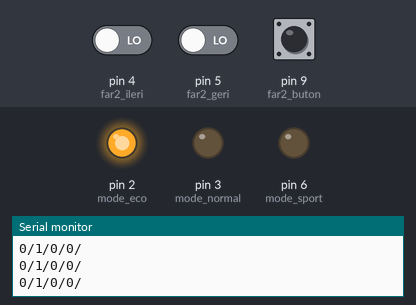
Simulated run of this sketch. Board: Arduino Uno, built with avr-gcc and run on an emulated ATmega328P. On the bench: output pins drawn as LEDs (lit = HIGH), the last lines printed to the serial monitor. Dashed ring = blinking. Inputs (shaded band) come from the test bench; at power-on: pin 4 (far2_ileri) LOW, pin 5 (far2_geri) LOW, pin 9 (far2_buton) LOW. Pins used as bus, display or sensor lines are not drawn.

Above: at 1.2 s.
1.3 s: pin 4 (far2_ileri) driven HIGH
At 2.01 s:
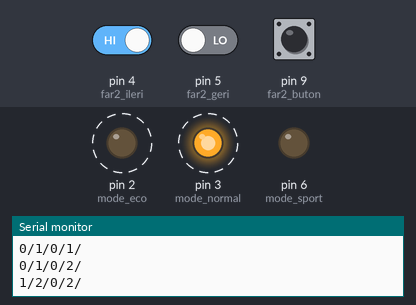
At 3.22 s:
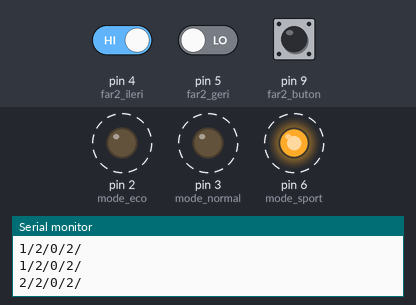
Timing chart, 0 to 10.3 s (numbered marks = the images above; inputs shaded):
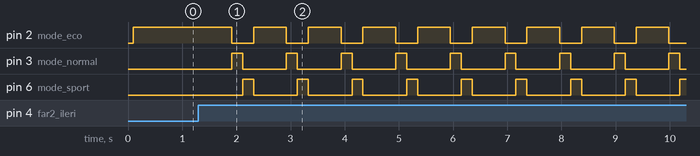

Measured:
- after the input at 1.3 s, pin 2 (mode_eco): alternates HIGH for 0.61 s and LOW for 0.40 s, starting after 0.62 s; pin 3 (mode_normal): alternates HIGH for 0.20 s and LOW for 0.81 s, starting after 0.62 s; pin 6 (mode_sport): alternates HIGH for 0.20 s and LOW for 0.81 s, starting after 0.82 s

The sketch:

GoToGo_5.0.ino
```cpp
// Rahman Ve Rahim Olan Allah'ın Adıyla
// GoToGo 5.0(BETA)

#include <Wire.h>
#include <Adafruit_PN532.h>


uint8_t referenceUID[] = { 0x3A, 0x83, 0x5B, 0x06 };   // Yetkili kart (4 byte)

//-------------------------------------------// Pin Tanımlamaları
#define SDA_PIN A4   // NFC kart SDA pin
#define SCL_PIN A5   // NFC kart SCL pin
#define hata_led 0  // hata ledi
#define mode_ileri 0// Mod Tuşu ileri
#define mode_geri 0// Mod Tuşu Geri
#define mode_normal 3
#define mode_eco 2
#define mode_sport 6
#define motor_kontak 7
#define ekran_kontak 8
#define buzzer 0
#define far_kisa 0
#define far_uzun 0
#define far_sis 0
#define far_ileri 0
#define far_geri 0
#define far_buton 0
#define far2_ileri 4 //Far2 2. far ayarı tekerleği dir
#define far2_geri 5
#define far2_buton 9


//-------------------------------------------// Tanımlamalar
Adafruit_PN532 nfc(SDA_PIN, SCL_PIN);

//-------------------------------------------// Değişken Tanımlamaları
//DİĞER DEĞİŞKENLER
int a1 = 0;             // Bekleme modu Değişkeni
unsigned long beklemeBaslangicZamani = 0;  //NFC Milis Değişkenleri
const unsigned long beklemeSuresi = 12000; // 13 saniye
static unsigned long sonOkumaZamani3 = 0; // NCD Bekleme Değişkenleri
const unsigned long DEBOUNCE_SURE3 = 5000; // Beklemeye Geçiş gecikme ms
static unsigned long sonOkumaZamani = 0; // Mod Milis Değişkenleri
const unsigned long DEBOUNCE_SURE = 200; // mode geçiş gecikme ms
static unsigned long sonOkumaZamani1 = 0; // far Milis Değişkenleri
const unsigned long DEBOUNCE_SURE1 = 400; // far geçiş gecikme ms
static unsigned long sonOkumaZamani2 = 0; // far2 Milis Değişkenleri
const unsigned long DEBOUNCE_SURE2 = 500; // far2 geçiş gecikme ms
//DATA DEĞİŞKENLERİ
int durum = 0; // 0 KAPALI 1 AÇIK 3 YETKİSİZ KART
int mode = 0; // 0 eco 1 Normal 2 Sport
int far = 1; //0 Kapalı 1 Aouto 2 Kısa
int far2 = 0;


// compareUID fonksiyonu
bool compareUID(uint8_t* uid1, uint8_t uid1Length, uint8_t* uid2, uint8_t uid2Length) {
  if (uid1Length != uid2Length) return false;
  for (uint8_t i = 0; i < uid1Length; i++) {
    if (uid1[i] != uid2[i]) return false;
  }
  return true;
}

void setup() {
  Serial.begin(115200);   // Seri Haberleşme Başlatılıyor
  pinMode(hata_led, OUTPUT);

  //pin Mode Tanımlamaları
    pinMode(mode_ileri, INPUT);
    pinMode(mode_geri, INPUT);
    pinMode(mode_normal, OUTPUT);
    pinMode(mode_eco, OUTPUT);
    pinMode(mode_sport, OUTPUT);
    pinMode(far_ileri, INPUT);
    pinMode(far_geri, INPUT);
    pinMode(far_buton, INPUT);
    pinMode(far_uzun, OUTPUT);
    pinMode(far_kisa, OUTPUT);


  nfc.begin();       // nfc okuma başlatılıyor
  uint32_t versiondata = nfc.getFirmwareVersion();
  if (!versiondata) {                               // Modül kontrolü yapılıyor
    Serial.println("1100");                         // nfc haberleşme hatası olan 1100 hatası veriliyor
    digitalWrite(hata_led, 1);                      // hata ledini açıyor
    while (1);              // Sistem Durduruluyor
  }
  nfc.SAMConfig();            // nfc okuma başlıyor
  Serial.println("Sistem başlatıldı. Kart bekleniyor...");
}

void loop() {
  // NFC Kartın Okunması Ve Tepki Verilmesi
  //--------------------------------------------//
  uint8_t success;
  uint8_t uid[] = { 0, 0, 0, 0, 0, 0, 0 };
  uint8_t uidLength;

  success = nfc.readPassiveTargetID(PN532_MIFARE_ISO14443A, uid, &uidLength, 100); // 100ms timeout eklendi

  if (success) {
    if (compareUID(uid, uidLength, referenceUID, sizeof(referenceUID))) {
      a1 = 1;
      beklemeBaslangicZamani = millis(); // Zamanlayıcıyı sıfırla
      durum = 1; // AÇIK DURUM
    } else {
      durum = 3;
    }
  } else {
    // Kart okunamadığı durum
    if (a1 == 1) {
      if(millis() - sonOkumaZamani3 > DEBOUNCE_SURE3) {
      durum = 2; // BEKLEME DURUMU
     sonOkumaZamani1 = millis();
      }      // 5 saniye bekleme kontrolü
      if (millis() - beklemeBaslangicZamani >= beklemeSuresi) {
        a1 = 0;
        durum = 0; // KAPALI DURUM
      }
    } else {
      if(a1 == 0){
        // Sadece durum değiştiğinde yazdır (spam önlemek için)
        static unsigned long sonYazdirma = 0;
        if (millis() - sonYazdirma >= 2000) { // Her 2 saniyede bir yazdır
          durum = 0; // KAPALI DURUM
          sonYazdirma = millis();
        }
      }
    }
  }

//---------------------------------------------------------------------------// Mod Değişimleri Atama

if(millis() - sonOkumaZamani > DEBOUNCE_SURE) {
  if(digitalRead(mode_ileri) == 1) {
    if(!(mode >= 2)) {mode = mode + 1;} else {mode = 0;}
    sonOkumaZamani = millis();
  } else {
    if(digitalRead(mode_geri) == 1) {
      if(!(mode <= 0)) {mode = mode - 1;} else {mode = 2;}
      sonOkumaZamani = millis();
    }
  }
}
//-------------------------------------------------------------// Mode Değişimleri Pin Tepkimesi
if(mode == 0){
  digitalWrite(mode_eco, 1);
  digitalWrite(mode_normal, 0);
  digitalWrite(mode_sport, 0);
}else if(mode == 1){
  digitalWrite(mode_eco, 0);
  digitalWrite(mode_normal, 1);
  digitalWrite(mode_sport, 0);
}else if(mode == 2){
  digitalWrite(mode_eco, 0);
  digitalWrite(mode_normal, 0);
  digitalWrite(mode_sport, 1);
}
//---------------------------------------------------------------// Drum Pin Tepkimesi
if(durum == 0){
  digitalWrite(ekran_kontak, 0);
  digitalWrite(motor_kontak, 0);
}else if(durum == 1){
  digitalWrite(ekran_kontak, 1);
  digitalWrite(motor_kontak, 1);
}else if(durum == 2){
  digitalWrite(ekran_kontak, 1);
  digitalWrite(motor_kontak, 0);
}
//------------------------------------------------------// Far Değişkeni Atama
if(millis() - sonOkumaZamani1 > DEBOUNCE_SURE1) {
  if(digitalRead(far_ileri) == 1) {
    if(!(far >= 2)) {far = far + 1;} else {far = 1;}
    sonOkumaZamani1 = millis();
  } else {
    if(digitalRead(far_geri) == 1) {
      if(!(far <= 1)) {far = far - 1;} else {far = 2;}
      sonOkumaZamani1 = millis();
    }else{
    if(digitalRead(far_buton) == 1){
      far = 0;
    }
    }
  }
}
//----------------------------------------------------------------------// Far Değişkeni pin Tepkimesi
if(far == 0){
  digitalWrite(far_kisa, 0);
}else if(far == 1){
  //Far Auto Kısmı
}else if(far == 2){
  digitalWrite(far_kisa, 1);
}
//----------------------------------------------------------------------// Far2 Değişkeni atama
if(millis() - sonOkumaZamani2 > DEBOUNCE_SURE2) {
  if(digitalRead(far2_ileri) == 1) {
    if(!(far2 >= 2)) {far2 = far2 + 1;} else {far2 = 1;}
    sonOkumaZamani2 = millis();
  } else {
    if(digitalRead(far2_geri) == 1) {
      if(!(far2 <= 1)) {far2 = far2 - 1;} else {far2 = 2;}
      sonOkumaZamani2 = millis();
    }else{
    if(digitalRead(far2_buton) == 1){
      far2 = 0;
    }
    }
  }
}
//-------------------------------------------------------------------// Far2 Değişken Tepkimesi
if(far2 == 0){
  digitalWrite(far_uzun, 0);
  digitalWrite(far_sis, 0);
}else if(far2 == 1){
  digitalWrite(far_uzun, 1);
  digitalWrite(far_sis, 0);
}else if(far2 == 2){
  digitalWrite(far_uzun, 0);
  digitalWrite(far_sis, 1);
}


Serial.print(mode); Serial.print("/"); Serial.print(far); Serial.print("/"); Serial.print(durum);Serial.print("/");
 Serial.print(far2); Serial.println("/");  //Seri Yazdırma


  }
```
